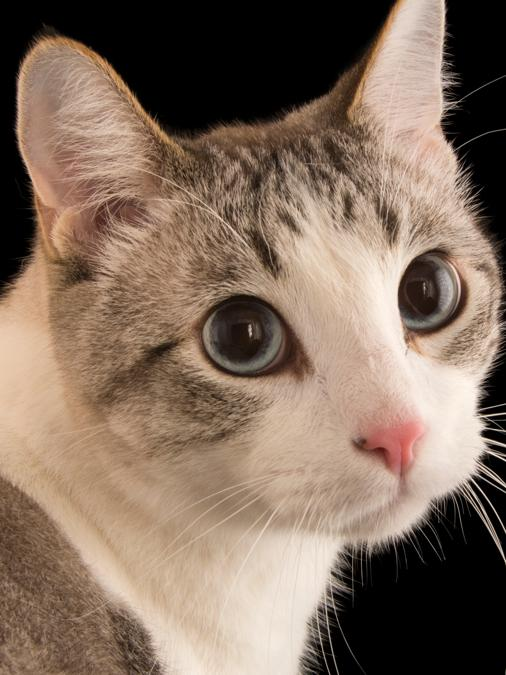
#> input picture MiImagen.jpg, 506 x 675 px
$ python -i funciones.py   (imports and definitions only)
#> lines starting #> are read from the running program, lines starting #| are printed output that depends on the picture
#> further down, picture is the input picture: shape (675, 506, 3); mean B, G, R 95.2, 110.8, 131.4
# funciones_imagen.py
import cv2
from PIL import Image, ImageFilter
import matplotlib.pyplot as plt
import numpy as np

# [50 lines left out: functions obtener_palabra_clave, cargar_imagen, mostrar_imagen_matplotlib, not called in this run]


def ajustar_contraste_histograma(imagen_pil):
    try:
        # Convertir la imagen de Pillow a una matriz numpy
        img_np = np.array(imagen_pil)

        # Calcular el histograma y la función de distribución acumulativa (CDF) de cada canal de color original
        hist_canal_r_orig, bins_canal_r_orig = np.histogram(img_np[:, :, 0].flatten(), 256, [0, 256])
#> hist_canal_r_orig = 256 values, max 65258 at index 0, min 0 at index 241, mean 1334.2; bins_canal_r_orig = 257 values from 0 to 256
        hist_canal_g_orig, bins_canal_g_orig = np.histogram(img_np[:, :, 1].flatten(), 256, [0, 256])
#> hist_canal_g_orig = 256 values, max 64105 at index 0, min 0 at index 250, mean 1334.2; bins_canal_g_orig = 257 values from 0 to 256
        hist_canal_b_orig, bins_canal_b_orig = np.histogram(img_np[:, :, 2].flatten(), 256, [0, 256])
#> hist_canal_b_orig = 256 values, max 61192 at index 0, min 101 at index 255, mean 1334.2; bins_canal_b_orig = 257 values from 0 to 256

        cdf_canal_r_orig = hist_canal_r_orig.cumsum()
#> cdf_canal_r_orig = 256 values from 65258 to 341550
        cdf_canal_g_orig = hist_canal_g_orig.cumsum()
#> cdf_canal_g_orig = 256 values from 64105 to 341550
        cdf_canal_b_orig = hist_canal_b_orig.cumsum()
#> cdf_canal_b_orig = 256 values from 61192 to 341550

        cdf_canal_r_normalized_orig = cdf_canal_r_orig * float(hist_canal_r_orig.max()) / cdf_canal_r_orig.max()
#> cdf_canal_r_normalized_orig = 256 values from 12468.5 to 65258
        cdf_canal_g_normalized_orig = cdf_canal_g_orig * float(hist_canal_g_orig.max()) / cdf_canal_g_orig.max()
#> cdf_canal_g_normalized_orig = 256 values from 12031.8 to 64105
        cdf_canal_b_normalized_orig = cdf_canal_b_orig * float(hist_canal_b_orig.max()) / cdf_canal_b_orig.max()
#> cdf_canal_b_normalized_orig = 256 values from 10963.1 to 61192

        # Ecualizar cada canal de color independientemente
        canal_r_ecualizado = cv2.equalizeHist(img_np[:, :, 0])
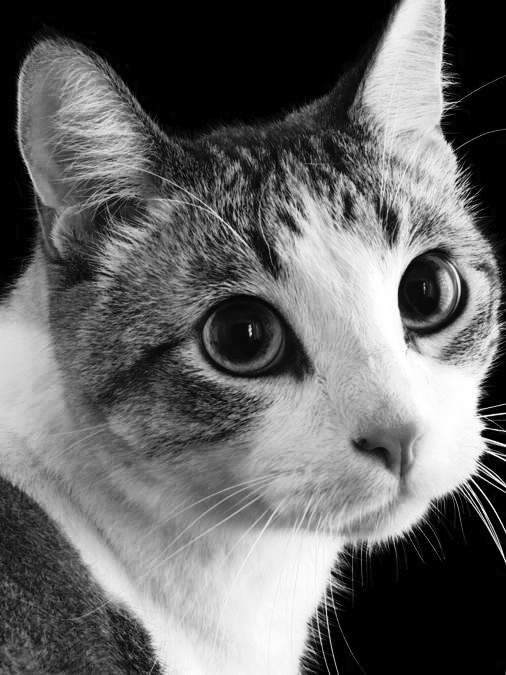
#> canal_r_ecualizado: shape (675, 506); min 0, max 255, mean 103.6
        canal_g_ecualizado = cv2.equalizeHist(img_np[:, :, 1])
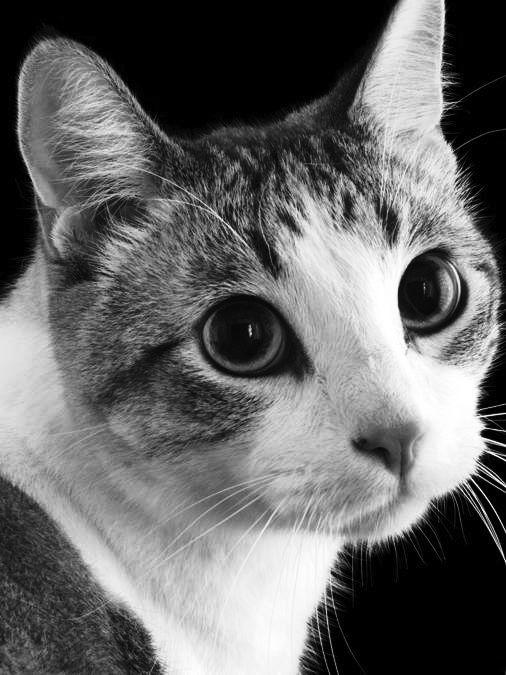
#> canal_g_ecualizado: shape (675, 506); min 0, max 255, mean 104.1
        canal_b_ecualizado = cv2.equalizeHist(img_np[:, :, 2])
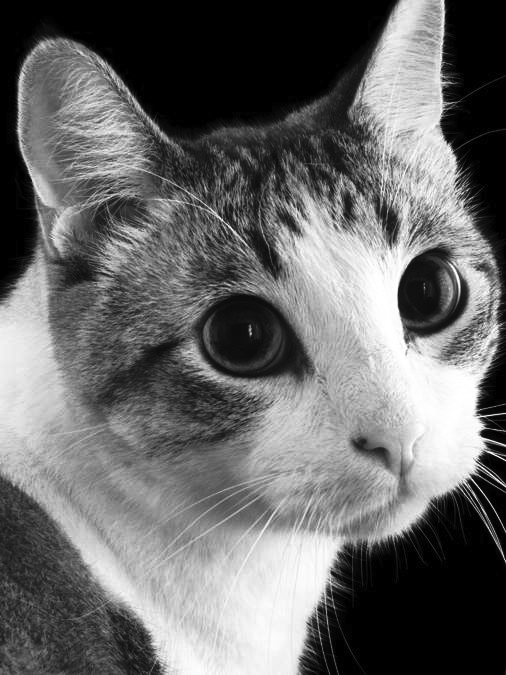
#> canal_b_ecualizado: shape (675, 506); min 0, max 255, mean 105.3

        # Calcular el histograma y la función de distribución acumulativa (CDF) de cada canal de color ecualizado
        hist_canal_r, bins_canal_r = np.histogram(canal_r_ecualizado.flatten(), 256, [0, 256])
#> hist_canal_r = 256 values, max 65258 at index 0, min 0 at index 2, mean 1334.2; bins_canal_r = 257 values from 0 to 256
        hist_canal_g, bins_canal_g = np.histogram(canal_g_ecualizado.flatten(), 256, [0, 256])
#> hist_canal_g = 256 values, max 64105 at index 0, min 0 at index 1, mean 1334.2; bins_canal_g = 257 values from 0 to 256
        hist_canal_b, bins_canal_b = np.histogram(canal_b_ecualizado.flatten(), 256, [0, 256])
#> hist_canal_b = 256 values, max 61192 at index 0, min 0 at index 1, mean 1334.2; bins_canal_b = 257 values from 0 to 256

        cdf_canal_r = hist_canal_r.cumsum()
#> cdf_canal_r = 256 values from 65258 to 341550
        cdf_canal_g = hist_canal_g.cumsum()
#> cdf_canal_g = 256 values from 64105 to 341550
        cdf_canal_b = hist_canal_b.cumsum()
#> cdf_canal_b = 256 values from 61192 to 341550

        cdf_canal_r_normalized = cdf_canal_r * float(hist_canal_r.max()) / cdf_canal_r.max()
#> cdf_canal_r_normalized = 256 values from 12468.5 to 65258
        cdf_canal_g_normalized = cdf_canal_g * float(hist_canal_g.max()) / cdf_canal_g.max()
#> cdf_canal_g_normalized = 256 values from 12031.8 to 64105
        cdf_canal_b_normalized = cdf_canal_b * float(hist_canal_b.max()) / cdf_canal_b.max()
#> cdf_canal_b_normalized = 256 values from 10963.1 to 61192

        # Mostrar las imágenes y los histogramas en una misma figura
        fig, axs = plt.subplots(2, 2, figsize=(15, 15))

        # Mostrar la imagen original
        axs[0, 0].imshow(img_np)
        axs[0, 0].set_title("Imagen Original")
        axs[0, 0].axis('off')

        # Mostrar el histograma y el CDF de los canales de color originales
        axs[0, 1].hist(img_np[:, :, 0].flatten(), 256, [0, 256], color="r", alpha=0.5, label="Rojo")
        axs[0, 1].hist(img_np[:, :, 1].flatten(), 256, [0, 256], color="g", alpha=0.5, label="Verde")
        axs[0, 1].hist(img_np[:, :, 2].flatten(), 256, [0, 256], color="b", alpha=0.5, label="Azul")
        axs[0, 1].plot(cdf_canal_r_normalized_orig, color="r", label="Rojo (distribucion)")
        axs[0, 1].plot(cdf_canal_g_normalized_orig, color="g", label="Verde (distribucion)")
        axs[0, 1].plot(cdf_canal_b_normalized_orig, color="b", label="Azul (distribucion)")
        axs[0, 1].set_title("Histogramas y distribucion de Canales de Color Original")
        axs[0, 1].legend()

        # Mostrar la imagen ecualizada
        axs[1, 0].imshow(np.stack((canal_r_ecualizado, canal_g_ecualizado, canal_b_ecualizado), axis=-1))
        axs[1, 0].set_title("Imagen Ecualizada")
        axs[1, 0].axis('off')

        # Mostrar el histograma y el CDF de los canales de color ecualizados
        axs[1, 1].hist(canal_r_ecualizado.flatten(), 256, [0, 256], color="r", alpha=0.5, label="Rojo")
        axs[1, 1].hist(canal_g_ecualizado.flatten(), 256, [0, 256], color="g", alpha=0.5, label="Verde")
        axs[1, 1].hist(canal_b_ecualizado.flatten(), 256, [0, 256], color="b", alpha=0.5, label="Azul")
        axs[1, 1].plot(cdf_canal_r_normalized, color="r", label="Rojo (distribucion)")
        axs[1, 1].plot(cdf_canal_g_normalized, color="g", label="Verde (distribucion)")
        axs[1, 1].plot(cdf_canal_b_normalized, color="b", label="Azul (distribucion)")
        axs[1, 1].set_title("Histogramas y distribucion de Canales de Color Ecualizado")
        axs[1, 1].legend()

        plt.show()
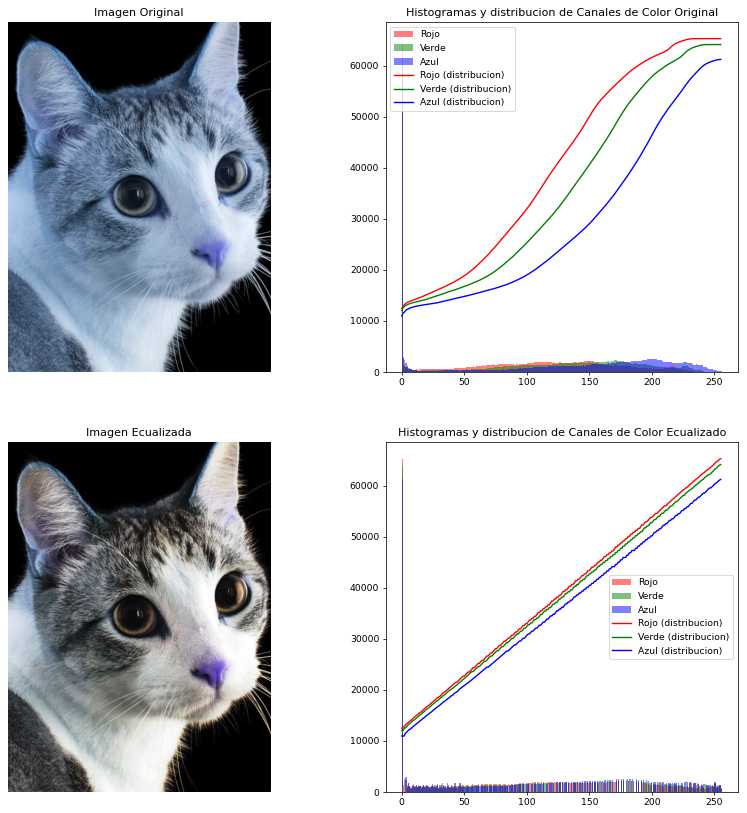
#> figure drawn by matplotlib, 4 panels; B, G, R data is drawn as R, G, B; panel 2: tallest bar 65258 high, from x = 0 to 1; panel 2: tallest bar 64105 high, from x = 0 to 1; panel 2: tallest bar 61192 high, from x = 0 to 1; panel 2: curve peaks at x = 240, y = 65258

        img_ecualizada_rgb = cv2.merge([canal_r_ecualizado, canal_g_ecualizado, canal_b_ecualizado])
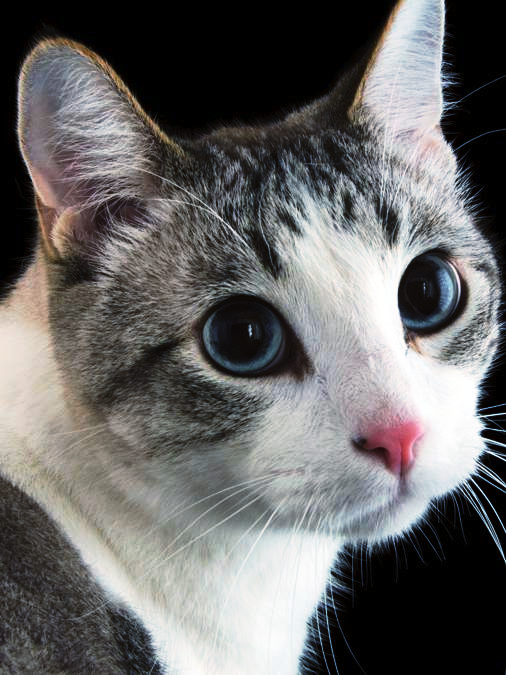
#> img_ecualizada_rgb: shape (675, 506, 3); mean B, G, R 103.6, 104.1, 105.3
        img_ecualizada_pil = Image.fromarray(img_ecualizada_rgb)
        return img_ecualizada_pil
    except Exception as e:
        print(f"Error al ajustar el contraste: {e}")
        return None

# [194 lines left out: functions aplicar, ajustar_contraste_histograma_propio, mostrar_plt_de_filtros, dibujar_boceto_persona, guardar_imagen, seleccionar_filtro and 1 more, not called in this run]

>>> import cv2
>>> picture = cv2.imread('MiImagen.jpg')
>>> result = ajustar_contraste_histograma(picture)
